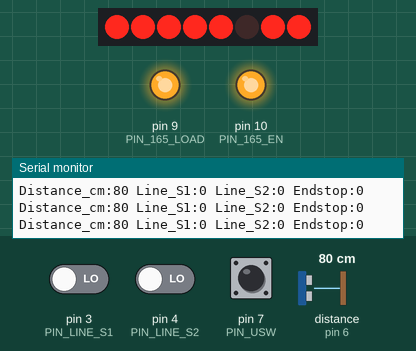
This sketch was run on a simulated Arduino Uno, built with avr-gcc and run on an emulated ATmega328P. Parts: 8 shift-register outputs drawn as a row of LEDs (first output left, lit = HIGH), output pins drawn as LEDs (lit = HIGH), the last lines printed to the serial monitor. Wiring (inferred from the names in the program): ultrasonic range finder: trigger pin 5; echo pin 6; shift register (74HC595): latch pin 8. Wiring (inferred from the signals the program sends): row of LEDs: on Q0, Q1, Q2, Q3, Q4, Q5, Q6, Q7. The inputs (shaded band) are chosen by the test bench; at power-on: distance to the obstacle (sensor on pin 6) 80 cm, pin 3 (PIN_LINE_S1) LOW, pin 4 (PIN_LINE_S2) LOW, pin 7 (PIN_USW) HIGH. The echo pulse lasts 58.3 µs per cm; pins used as bus, display or sensor lines are not drawn.

Above: at 1.2 s.
1.3 s: distance to the obstacle (sensor on pin 6) set to 23 cm
2.8 s: distance to the obstacle (sensor on pin 6) set to 19 cm
At 3.6 s:
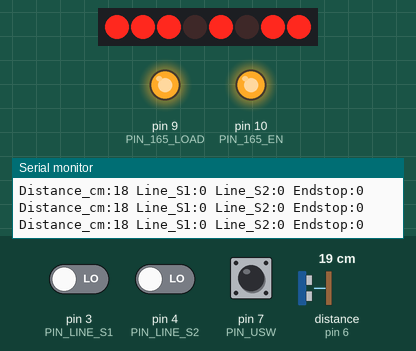
4.3 s: pin 3 (PIN_LINE_S1) driven HIGH
At 4.6 s:
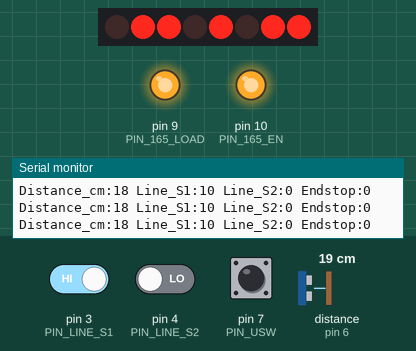
5.8 s: pin 4 (PIN_LINE_S2) driven HIGH
At 6.8 s:
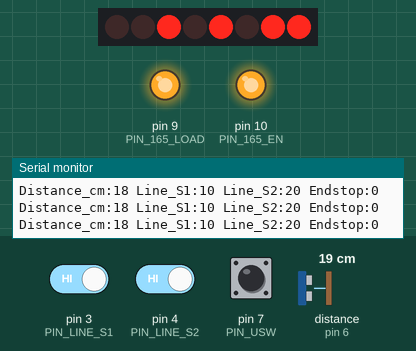
7.3 s: pin 7 (PIN_USW) pulled LOW for 0.15 s
At 7.4 s:
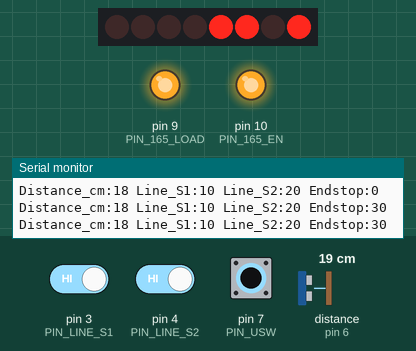
9.0 s: pin 3 (PIN_LINE_S1) driven LOW
At 9.8 s:
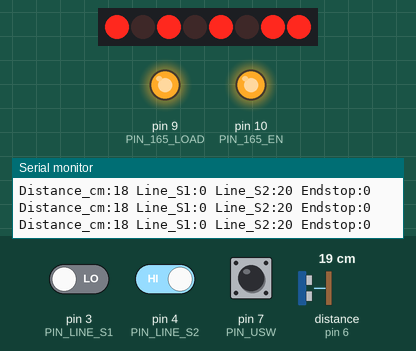
Timing chart, 0 to 11.5 s (numbered marks = the images above; inputs shaded):
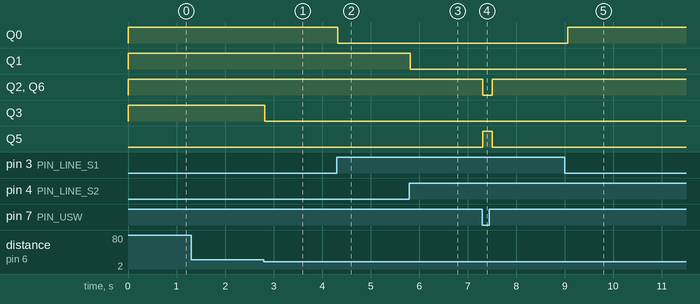

The sketch:

Ardu8_Kirus_All.ino
```cpp
/*
  Робототехнический контроллер «Кибернетический» (Ardu8) —
  три модуля датчиков одновременно.

  Подключение (3-пиновые кабели, контакты модулей: 1 GND, 2 5V, 3 сигнал):
    «Датчик линии»               X4 (S1)   → D3 (XP17)
                                 X2 (S2)   → D4 (XP18)
    «Ультразвуковой дальномер»   X2 (TRIG) → D5 (XP19)
                                 X4 (ECHO) → D6 (XP20)
    «Концевой выключатель»       X2 или X4 → D7 (XP21)
  D2 оставлен свободным: его занимает библиотека DxlMaster (моторы).
  Свободными остаются A0..A2 — туда можно добавить ещё модули,
  например второй концевой выключатель.

  Перед запуском:
    - DIP5 = ON, DIP1 и DIP4 = OFF
    - Плата "Arduino Uno", верхний USB-C
    - Откройте «Плоттер по последовательному соединению» (115200):
      все величины видны на одном графике.

  Индикация:
    LED1 — S1 видит чёрное, LED2 — S2 видит чёрное,
    LED3 — концевой выключатель нажат, LED4 — препятствие ближе 20 см.
    RGB: красный — нажат концевой выключатель или препятствие ближе 10 см,
    иначе зелёный.
*/

#include <SPI.h>

const uint8_t PIN_LINE_S1 = 3;
const uint8_t PIN_LINE_S2 = 4;
const uint8_t PIN_TRIG    = 5;
const uint8_t PIN_ECHO    = 6;
const uint8_t PIN_USW     = 7;

// ---------- Светодиоды контроллера ----------
const uint8_t PIN_595_LATCH = 8;
const uint8_t PIN_165_LOAD  = 9;
const uint8_t PIN_165_EN    = 10;
const SPISettings spiCfg(1000000, MSBFIRST, SPI_MODE0);

const uint8_t LED1 = 0, LED2 = 1, LED3 = 2, LED4 = 3;
const uint8_t RGB_BLUE = 4, RGB_GREEN = 5, RGB_RED = 6;

uint8_t ledState = 0;

void ledsUpdate() {
  digitalWrite(PIN_165_EN, HIGH);
  SPI.beginTransaction(spiCfg);
  SPI.transfer((uint8_t)~ledState);
  SPI.endTransaction();
  digitalWrite(PIN_595_LATCH, HIGH);
  digitalWrite(PIN_595_LATCH, LOW);
}

void led(uint8_t bit, bool on) {
  if (on) ledState |= (1 << bit);
  else    ledState &= ~(1 << bit);
}

void rgb(bool r, bool g, bool b) {
  led(RGB_RED, r); led(RGB_GREEN, g); led(RGB_BLUE, b);
}

void boardInit() {
  pinMode(PIN_595_LATCH, OUTPUT);
  pinMode(PIN_165_LOAD, OUTPUT);
  pinMode(PIN_165_EN, OUTPUT);
  digitalWrite(PIN_595_LATCH, LOW);
  digitalWrite(PIN_165_LOAD, HIGH);
  digitalWrite(PIN_165_EN, HIGH);
  SPI.begin();
  ledsUpdate();
}

// ---------- Модули датчиков ----------
uint16_t distanceCm() {               // 0 = нет эха
  digitalWrite(PIN_TRIG, HIGH);
  delayMicroseconds(10);
  digitalWrite(PIN_TRIG, LOW);
  return pulseIn(PIN_ECHO, HIGH, 25000UL) / 58;
}

void setup() {
  boardInit();
  pinMode(PIN_LINE_S1, INPUT);
  pinMode(PIN_LINE_S2, INPUT);
  pinMode(PIN_TRIG, OUTPUT);
  digitalWrite(PIN_TRIG, LOW);
  pinMode(PIN_ECHO, INPUT);
  pinMode(PIN_USW, INPUT);
  Serial.begin(115200);
}

void loop() {
  bool s1      = digitalRead(PIN_LINE_S1) == HIGH;   // чёрное
  bool s2      = digitalRead(PIN_LINE_S2) == HIGH;
  bool pressed = digitalRead(PIN_USW) == LOW;
  uint16_t cm  = distanceCm();
  bool near20  = cm > 0 && cm < 20;
  bool near10  = cm > 0 && cm < 10;

  // Формат «имя:значение» понимает плоттер Arduino IDE.
  // Логические сигналы умножены, чтобы их было видно рядом с расстоянием.
  Serial.print(F("Distance_cm:")); Serial.print(cm);
  Serial.print(F(" Line_S1:"));    Serial.print(s1 ? 10 : 0);
  Serial.print(F(" Line_S2:"));    Serial.print(s2 ? 20 : 0);
  Serial.print(F(" Endstop:"));    Serial.println(pressed ? 30 : 0);

  led(LED1, s1);
  led(LED2, s2);
  led(LED3, pressed);
  led(LED4, near20);
  bool alarm = pressed || near10;
  rgb(alarm, !alarm, false);
  ledsUpdate();

  delay(60);   // HC-SR04: не чаще ~1 раза в 50–60 мс
}
```

Measured:
- the behaviour switches between 21 and 20 cm on distance to the obstacle (sensor on pin 6) (found by bisection; images 0 and 1)
- after the input at 2.8 s, Q3: HIGH → LOW at once
- after the input at 4.3 s, Q0: HIGH → LOW at once
- after the input at 5.8 s, Q1: HIGH → LOW at once
- after the input at 7.3 s, Q2, Q6: HIGH → LOW at once, → HIGH 0.19 s later; Q5: LOW → HIGH at once, → LOW 0.19 s later
- after the input at 9.0 s, Q0: LOW → HIGH after 0.06 s
